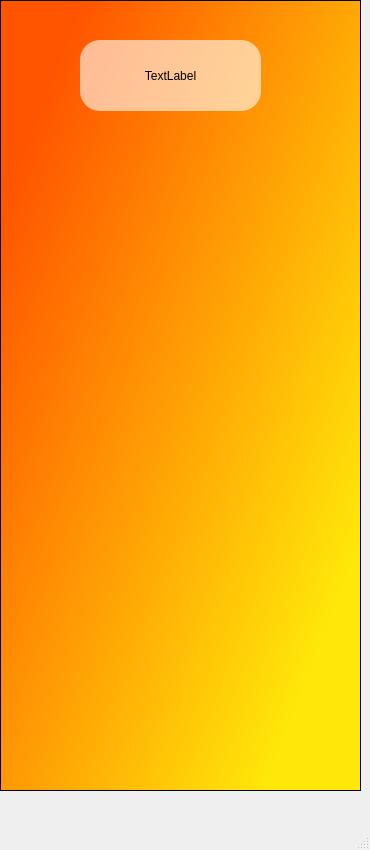
<?xml version="1.0" encoding="UTF-8"?>
<ui version="4.0">
 <class>MainWindow</class>
 <widget class="QMainWindow" name="MainWindow">
  <property name="geometry">
   <rect>
    <x>0</x>
    <y>0</y>
    <width>370</width>
    <height>850</height>
   </rect>
  </property>
  <property name="minimumSize">
   <size>
    <width>370</width>
    <height>850</height>
   </size>
  </property>
  <property name="maximumSize">
   <size>
    <width>370</width>
    <height>850</height>
   </size>
  </property>
  <property name="windowTitle">
   <string>MainWindow</string>
  </property>
  <widget class="QWidget" name="centralwidget">
   <widget class="QFrame" name="frame">
    <property name="geometry">
     <rect>
      <x>0</x>
      <y>0</y>
      <width>361</width>
      <height>791</height>
     </rect>
    </property>
    <property name="styleSheet">
     <string notr="true">background-color: qlineargradient(spread:pad, x1:0.0596965, y1:0.199, x2:0.861, y2:0.881, stop:0 rgba(255, 85, 0, 255), stop:0.985075 rgba(255, 232, 9, 255));;

</string>
    </property>
    <property name="frameShape">
     <enum>QFrame::StyledPanel</enum>
    </property>
    <property name="frameShadow">
     <enum>QFrame::Raised</enum>
    </property>
    <widget class="QLabel" name="label">
     <property name="geometry">
      <rect>
       <x>80</x>
       <y>40</y>
       <width>181</width>
       <height>71</height>
      </rect>
     </property>
     <property name="styleSheet">
      <string notr="true">

background-color: qlineargradient(spread:pad, x1:0.979, y1:0.0860455, x2:0.985, y2:0.074, stop:1 rgba(255, 255, 255, 150));
border-radius:20px;</string>
     </property>
     <property name="text">
      <string>TextLabel</string>
     </property>
     <property name="alignment">
      <set>Qt::AlignCenter</set>
     </property>
    </widget>
   </widget>
  </widget>
  <widget class="QMenuBar" name="menubar">
   <property name="geometry">
    <rect>
     <x>0</x>
     <y>0</y>
     <width>370</width>
     <height>26</height>
    </rect>
   </property>
  </widget>
  <widget class="QStatusBar" name="statusbar"/>
 </widget>
 <resources/>
 <connections/>
</ui>
